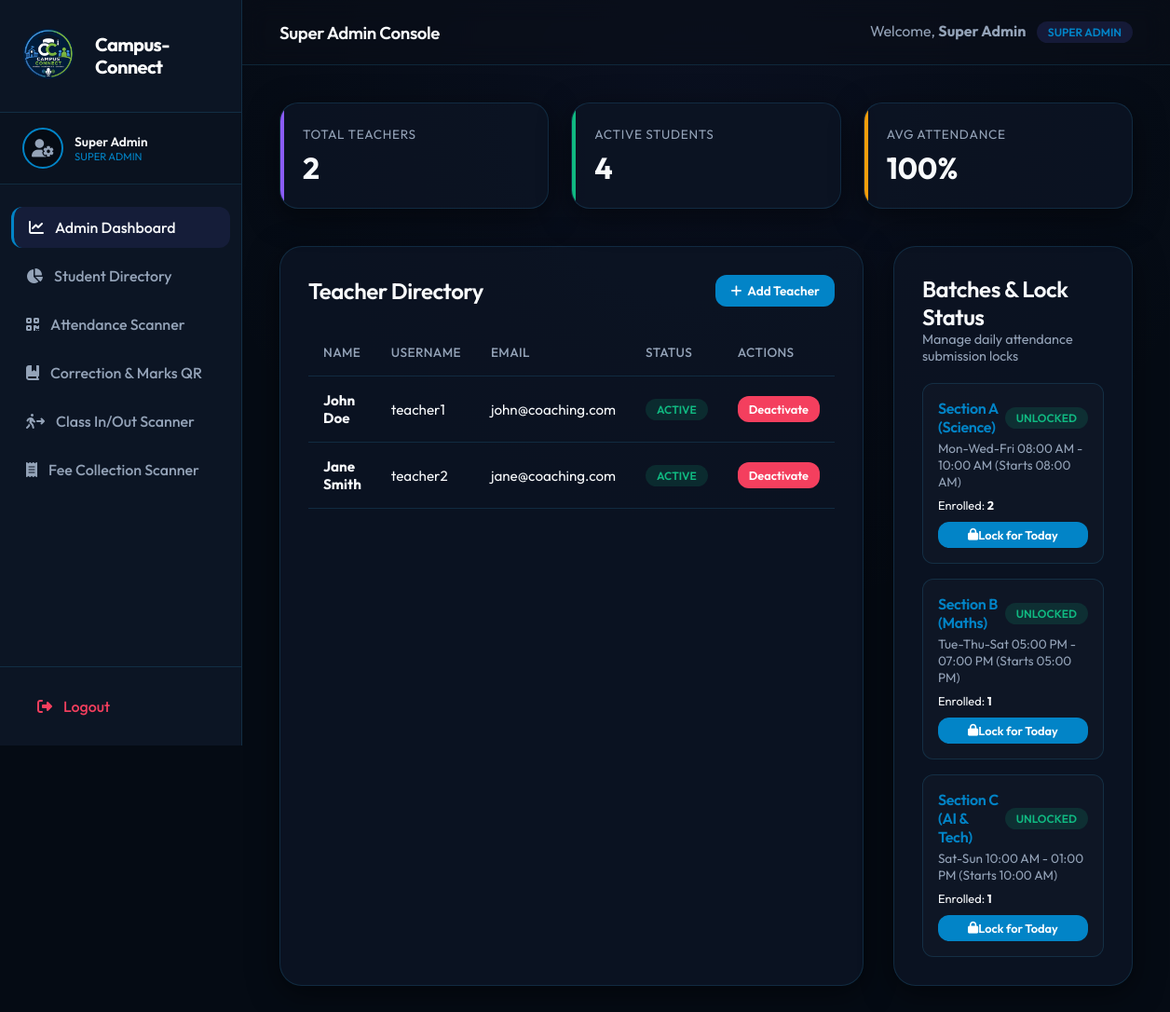
/dashboard/admin/ (signed in), run on the app's committed database.
### coaching/models.py (models this page shows, shortened)
class User(AbstractUser):
    ROLE_CHOICES = (
        ('super_admin', 'Super Admin'),
        ('teacher', 'Teacher'),
        ('student', 'Student'),
    )
    role = models.CharField(max_length=20, choices=ROLE_CHOICES, default='student')
    face_data = models.TextField(blank=True, null=True, help_text="Base64 encoded profile photo for user accounts")

class Batch(models.Model):
    name = models.CharField(max_length=100, verbose_name="Section Name")
    teacher = models.ForeignKey(User, on_delete=models.SET_NULL, null=True, blank=True, related_name='assigned_batches', verbose_name="Assigned Section Teacher")
    description = models.TextField(blank=True)
    timing = models.CharField(max_length=100, help_text="e.g. Mon-Wed-Fri 7:15 PM - 8:15 PM")
    start_time = models.TimeField(default='09:00:00', help_text="Section start time")
    daily_note = models.TextField(blank=True, null=True, help_text="Daily teacher tip, assignment, or announcement for the section")
    created_at = models.DateTimeField(auto_now_add=True)
    class Meta:
        verbose_name = "Section"
        verbose_name_plural = "Sections"
    def get_effective_start_time(self):
        import re, datetime
        if self.start_time and str(self.start_time) != '09:00:00' and self.start_time != datetime.time(9, 0):
            return self.start_time
        if self.timing:
            match = re.search(r'(\d{1,2}):(\d{2})\s*(AM|PM|am|pm)?', self.timing)
            if match:
                hrs = int(match.group(1))
                mins = int(match.group(2))
                ampm = match.group(3)
                if ampm:
                    ampm = ampm.upper()
                    if ampm == 'PM' and hrs < 12:
                        hrs += 12
                    elif ampm == 'AM' and hrs == 12:
                        hrs = 0
                return datetime.time(hrs, mins)
        return self.start_time or datetime.time(9, 0)

### coaching/decorators.py (the view)
        def _wrapped_view(request, *args, **kwargs):
            if not request.user.is_authenticated:
                return redirect_to_login(request.get_full_path())
            if request.user.role in roles or request.user.is_superuser:
                return view_func(request, *args, **kwargs)
            raise PermissionDenied

### templates/coaching/super_admin_dashboard.html (shortened to what this page needs)
{% extends 'coaching/base.html' %}
{% block active_dashboard %}active{% endblock %}
{% block page_title %}Super Admin Console{% endblock %}
{% block content %}
<div class="kpi-grid">
    <div class="kpi-card purple">
        <div>
            <div class="kpi-title">Total Teachers</div>
            <div class="kpi-value">{{ total_teachers }}</div>
        </div>
    </div>
    <div class="kpi-card emerald">
        <div>
            <div class="kpi-title">Active Students</div>
            <div class="kpi-value">{{ total_students }}</div>
        </div>
    </div>
    <div class="kpi-card amber">
        <div>
            <div class="kpi-title">Avg Attendance</div>
            <div class="kpi-value">{{ overall_attendance }}%</div>
        </div>
    </div>
</div>
<div class="dashboard-sections">
    <div class="card-premium">
        <div class="card-header-flex">
            <h2>Teacher Directory</h2>
            <button onclick="openModal()" class="btn-premium" style="padding: 8px 16px; font-size: 0.85rem;">
                <i class="fa-solid fa-plus" style="margin-right: 6px;"></i> Add Teacher
            </button>
        </div>
        <div class="table-wrapper">
            <table class="table-premium">
                <thead>
                    <tr>
                        <th>Name</th>
                        <th>Username</th>
                        <th>Email</th>
                        <th>Status</th>
                        <th>Actions</th>
                    </tr>
                </thead>
                <tbody>
                    {% for teacher in teachers %}
                    <tr>
                        <td><strong>{{ teacher.get_full_name }}</strong></td>
                        <td>{{ teacher.username }}</td>
                        <td>{{ teacher.email }}</td>
                        <td>
                            {% if teacher.is_active %}
                            <span class="badge badge-success">Active</span>
                            {% else %}
                            <span class="badge badge-danger">Inactive</span>
                            {% endif %}
                        </td>
                        <td>
                            <form method="post" action="{% url 'toggle_teacher' teacher_id=teacher.id %}" style="display:inline;">
                                {% if teacher.is_active %}
                                <button type="submit" class="btn-premium btn-danger" style="padding: 6px 12px; font-size: 0.8rem; box-shadow: none;">
                                    Deactivate
                                </button>
                                {% else %}
                                <button type="submit" class="btn-premium" style="padding: 6px 12px; font-size: 0.8rem; background: var(--accent-emerald); box-shadow: none;">
                                    Activate
                                </button>
                                {% endif %}
                            </form>
                        </td>
                    </tr>
                    {% empty %}
                    <tr>
                        <td colspan="5" style="text-align: center; color: var(--text-secondary);">No teachers registered in the system yet.</td>
                    </tr>
                    {% endfor %}
                </tbody>
            </table>
        </div>
    </div>
    <div class="card-premium">
        <h2>Batches & Lock Status</h2>
        <p style="color: var(--text-secondary); margin-bottom: 20px; font-size: 0.9rem;">Manage daily attendance submission locks</p>
        <div style="display: flex; flex-direction: column; gap: 16px;">
            {% for batch in batches %}
            <div style="padding: 16px; background-color: rgba(255,255,255,0.02); border: 1px solid var(--border-color); border-radius: 12px;">
                <div style="display: flex; justify-content: space-between; align-items: center;">
                    <h4 style="color: var(--accent-indigo);">{{ batch.name }}</h4>
                    <span id="admin-lock-badge-{{ batch.id }}" class="badge {% if batch.is_locked_today %}badge-danger{% else %}badge-success{% endif %}">
                        {% if batch.is_locked_today %}Locked{% else %}Unlocked{% endif %}
                    </span>
                </div>
                <p style="font-size: 0.85rem; color: var(--text-secondary); margin-top: 4px;">{{ batch.timing }} (Starts {{ batch.get_effective_start_time|time:"h:i A" }})</p>
                <div style="margin-top: 8px; display: flex; justify-content: space-between; font-size: 0.8rem;">
                    <span>Enrolled: <strong>{{ batch.students.count }}</strong></span>
                </div>
                <button onclick="toggleAdminBatchLock({{ batch.id }}, '{{ today|date:'Y-m-d' }}')" id="admin-lock-btn-{{ batch.id }}" class="btn-premium {% if batch.is_locked_today %}btn-secondary{% endif %}" style="width: 100%; padding: 6px 10px; font-size: 0.8rem; margin-top: 10px;">
                    {% if batch.is_locked_today %}<i class="fa-solid fa-lock-open"></i> Unlock{% else %}<i class="fa-solid fa-lock"></i> Lock for Today{% endif %}
                </button>
            </div>
            {% endfor %}
        </div>
    </div>
</div>
{% endblock %}

### templates/coaching/base.html (shortened to what this page needs)
{% load static %}
<!DOCTYPE html>
<html lang="en">
<head>
    <link rel="stylesheet" href="{% static 'coaching/style.css' %}?v=3">
    <link rel="stylesheet" href="https://cdnjs.cloudflare.com/ajax/libs/font-awesome/6.4.0/css/all.min.css">
</head>
<body>
    {% if user.is_authenticated %}
    <aside class="sidebar">
        <div class="sidebar-brand">
            <a href="{% url 'dashboard_redirect' %}" class="sidebar-brand-link">
                <img src="{% static 'coaching/logo.png' %}" alt="Campus-Connect Logo" style="height: 72px; width: 72px; object-fit: contain; flex-shrink: 0;">
                <span style="font-weight: 700; line-height: 1.2; white-space: normal; color: #ffffff !important; text-shadow: none !important;">Campus-Connect</span>
            </a>
        </div>
        <div style="padding: 16px 24px; display: flex; align-items: center; gap: 12px; border-bottom: 1px solid var(--border-color); background-color: rgba(0,0,0,0.15);">
            <div style="width: 44px; height: 44px; border-radius: 50%; overflow: hidden; border: 2px solid var(--accent-indigo); cursor: pointer; flex-shrink: 0; background-color: var(--bg-primary); display: flex; align-items: center; justify-content: center;" onclick="openProfilePhotoModal()" title="Click to upload profile photo">
                {% if user.face_data %}
                    <img id="sidebarUserPhoto" src="{{ user.face_data }}" style="width: 100%; height: 100%; object-fit: cover;">
                {% else %}
                    <i class="fa-solid fa-user-gear" style="font-size: 1.2rem; color: var(--text-secondary);"></i>
                {% endif %}
            </div>
            <div style="overflow: hidden; text-overflow: ellipsis; white-space: nowrap;">
                <div style="font-size: 0.85rem; font-weight: 600; color: var(--text-primary); cursor: pointer;" onclick="openProfilePhotoModal()">{{ user.get_full_name|default:user.username }}</div>
                <div style="font-size: 0.7rem; color: var(--accent-indigo); text-transform: uppercase;">{{ user.get_role_display|default:user.role }}</div>
            </div>
        </div>
        <ul class="sidebar-menu">
            {% if user.role == 'super_admin' or user.is_superuser %}
                <li>
                    <a href="{% url 'super_admin_dashboard' %}" class="sidebar-link {% block active_dashboard %}{% endblock %}">
                        <i class="fa-solid fa-chart-line"></i> Admin Dashboard
                    </a>
                </li>
                <li>
                    <a href="{% url 'teacher_dashboard' %}" class="sidebar-link {% block active_student_directory %}{% endblock %}">
                        <i class="fa-solid fa-chart-pie"></i> Student Directory
                    </a>
                </li>
                <li>
                    <a href="{% url 'scanner_attendance' %}" class="sidebar-link {% block active_att_scan_admin %}{% endblock %}">
                        <i class="fa-solid fa-qrcode"></i> Attendance Scanner
                    </a>
                </li>
                <li>
                    <a href="{% url 'scanner_corrections' %}" class="sidebar-link {% block active_corr_scan_admin %}{% endblock %}">
                        <i class="fa-solid fa-book-bookmark"></i> Correction & Marks QR
                    </a>
                </li>
                <li>
                    <a href="{% url 'scanner_movement' %}" class="sidebar-link {% block active_mov_scan_admin %}{% endblock %}">
                        <i class="fa-solid fa-person-walking-arrow-right"></i> Class In/Out Scanner
                    </a>
                </li>
                <li>
                    <a href="{% url 'scanner_fees' %}" class="sidebar-link {% block active_fee_scan_admin %}{% endblock %}">
                        <i class="fa-solid fa-receipt"></i> Fee Collection Scanner
                    </a>
                </li>
            {% endif %}
        </ul>
        <div class="sidebar-footer">
            <a href="{% url 'logout' %}" class="sidebar-link" style="color: var(--accent-rose)">
                <i class="fa-solid fa-right-from-bracket"></i> Logout
            </a>
        </div>
    </aside>
    <div class="main-wrapper">
        <header class="topbar">
            <div>
                <h3>{% block page_title %}Dashboard{% endblock %}</h3>
            </div>
            <div style="display: flex; align-items: center; gap: 16px;">
                <span style="color: var(--text-secondary)">
                    Welcome, <strong>{{ user.get_full_name|default:user.username }}</strong>
                    <span class="badge badge-info" style="margin-left: 8px;">{{ user.get_role_display }}</span>
                </span>
            </div>
        </header>
        <main class="content-container">
            {% block content %}{% endblock %}
        </main>
    </div>
    {% else %}
        {% block auth_content %}{% endblock %}
    {% endif %}
</body>
</html>
</html>

### data on the page
User: get_full_name "Super Admin", role "SUPER ADMIN"
User: get_full_name "John Doe", username "teacher1", email "john@coaching.com", is_active "ACTIVE"
User: get_full_name "Jane Smith", username "teacher2", email "jane@coaching.com", is_active "ACTIVE"
Batch: name "Section A (Science)", shows "UNLOCKED", timing "Mon-Wed-Fri 08:00 AM - 10:00 AM", get_effective_start_time "08:00 AM", students.count "2", shows "Lock for Today"
Batch: name "Section B (Maths)", shows "UNLOCKED", timing "Tue-Thu-Sat 05:00 PM - 07:00 PM", get_effective_start_time "05:00 PM", students.count "1", shows "Lock for Today"
Batch: name "Section C (AI & Tech)", shows "UNLOCKED", timing "Sat-Sun 10:00 AM - 01:00 PM", get_effective_start_time "10:00 AM", students.count "1", shows "Lock for Today"

### other printed values
{{ total_teachers }} "2"
{{ total_students }} "4"
{{ overall_attendance }} "100"
